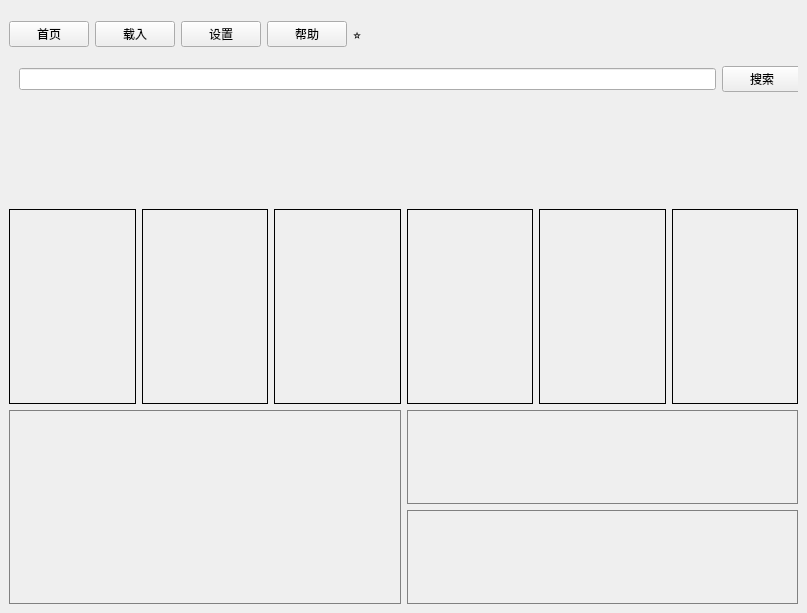
<?xml version="1.0" encoding="UTF-8"?>
<ui version="4.0">
 <class>MainWindow</class>
 <widget class="QMainWindow" name="MainWindow">
  <property name="geometry">
   <rect>
    <x>0</x>
    <y>0</y>
    <width>807</width>
    <height>613</height>
   </rect>
  </property>
  <property name="windowTitle">
   <string>MainWindow</string>
  </property>
  <widget class="QWidget" name="centralwidget">
   <layout class="QVBoxLayout" name="verticalLayout_main">
    <item>
     <widget class="QWidget" name="widget" native="true">
      <widget class="QWidget" name="">
       <property name="geometry">
        <rect>
         <x>0</x>
         <y>-30</y>
         <width>783</width>
         <height>111</height>
        </rect>
       </property>
       <layout class="QHBoxLayout" name="navBarLayout">
        <item>
         <widget class="QPushButton" name="pushButton_6">
          <property name="text">
           <string>首页</string>
          </property>
         </widget>
        </item>
        <item>
         <widget class="QPushButton" name="pushButton_7">
          <property name="text">
           <string>载入</string>
          </property>
         </widget>
        </item>
        <item>
         <widget class="QPushButton" name="pushButton_5">
          <property name="text">
           <string>设置</string>
          </property>
         </widget>
        </item>
        <item>
         <widget class="QPushButton" name="pushButton_8">
          <property name="text">
           <string>帮助</string>
          </property>
         </widget>
        </item>
        <item>
         <widget class="QLabel" name="label_star">
          <property name="text">
           <string>⭐</string>
          </property>
         </widget>
        </item>
        <item>
         <spacer name="horizontalSpacer_1">
          <property name="orientation">
           <enum>Qt::Orientation::Horizontal</enum>
          </property>
          <property name="sizeHint" stdset="0">
           <size>
            <width>0</width>
            <height>0</height>
           </size>
          </property>
         </spacer>
        </item>
       </layout>
      </widget>
      <widget class="QWidget" name="">
       <property name="geometry">
        <rect>
         <x>10</x>
         <y>0</y>
         <width>783</width>
         <height>141</height>
        </rect>
       </property>
       <layout class="QHBoxLayout" name="searchBarLayout">
        <item>
         <widget class="QLineEdit" name="searchLineEdit"/>
        </item>
        <item>
         <widget class="QPushButton" name="searchButton">
          <property name="text">
           <string>搜索</string>
          </property>
         </widget>
        </item>
       </layout>
      </widget>
     </widget>
    </item>
    <item>
     <layout class="QHBoxLayout" name="iconBarLayout">
      <item>
       <widget class="QFrame" name="icon_1">
        <property name="frameShape">
         <enum>QFrame::Shape::Box</enum>
        </property>
       </widget>
      </item>
      <item>
       <widget class="QFrame" name="icon_2">
        <property name="frameShape">
         <enum>QFrame::Shape::Box</enum>
        </property>
       </widget>
      </item>
      <item>
       <widget class="QFrame" name="icon_3">
        <property name="frameShape">
         <enum>QFrame::Shape::Box</enum>
        </property>
       </widget>
      </item>
      <item>
       <widget class="QFrame" name="icon_4">
        <property name="frameShape">
         <enum>QFrame::Shape::Box</enum>
        </property>
       </widget>
      </item>
      <item>
       <widget class="QFrame" name="icon_5">
        <property name="frameShape">
         <enum>QFrame::Shape::Box</enum>
        </property>
       </widget>
      </item>
      <item>
       <widget class="QFrame" name="icon_6">
        <property name="frameShape">
         <enum>QFrame::Shape::Box</enum>
        </property>
       </widget>
      </item>
     </layout>
    </item>
    <item>
     <layout class="QHBoxLayout" name="contentLayout">
      <item>
       <layout class="QVBoxLayout" name="leftColumn">
        <item>
         <widget class="QFrame" name="leftBottomFrame">
          <property name="styleSheet">
           <string>border: 1px solid gray;</string>
          </property>
         </widget>
        </item>
       </layout>
      </item>
      <item>
       <layout class="QVBoxLayout" name="rightColumn" stretch="0,0">
        <item>
         <widget class="QFrame" name="rightTopFrame">
          <property name="styleSheet">
           <string>border: 1px solid gray;</string>
          </property>
         </widget>
        </item>
        <item>
         <widget class="QFrame" name="rightBottomFrame">
          <property name="styleSheet">
           <string>border: 1px solid gray;</string>
          </property>
         </widget>
        </item>
       </layout>
      </item>
     </layout>
    </item>
   </layout>
  </widget>
 </widget>
 <resources/>
 <connections/>
</ui>
